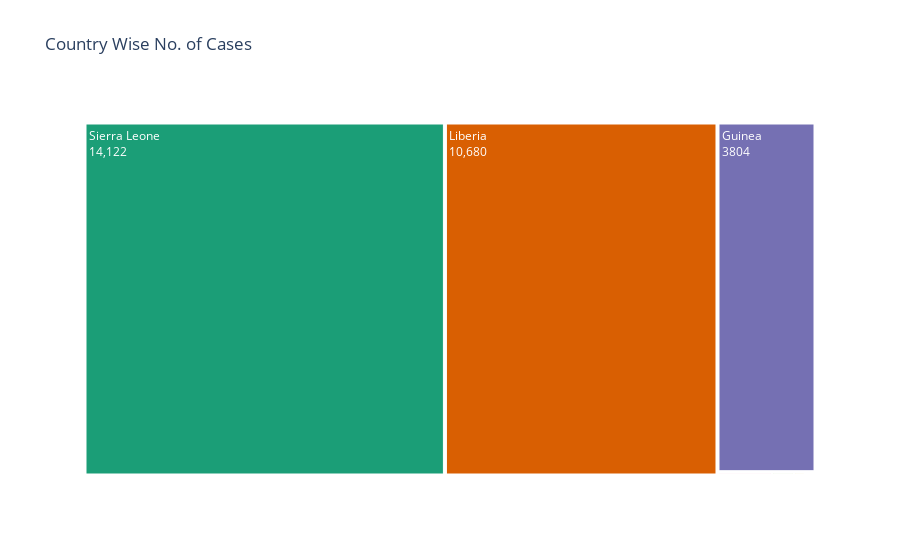

Write notebook code for a chart like this one.
### Code cell
plot_treemap(e_lat, 'Country', 'Cases')

### Figure 1 — Plotly figure (JSON) as saved in the notebook; plotly's stock layout.template omitted (floating-point values rounded to 4 significant figures)
{"data": [{"branchvalues": "total", "domain": {"x": [0, 1], "y": [0, 1]}, "hoverlabel": {"namelength": 0}, "hovertemplate": "labels=%{label}<br>Cases=%{value}<br>parent=%{parent}<br>id=%{id}", "ids": ["Guinea", "Italy", "Liberia", "Mali", "Nigeria", "Senegal", "Sierra Leone", "Spain", "United Kingdom", "United States of America"], "labels": ["Guinea", "Italy", "Liberia", "Mali", "Nigeria", "Senegal", "Sierra Leone", "Spain", "United Kingdom", "United States of America"], "name": "", "parents": ["", "", "", "", "", "", "", "", "", ""], "textinfo": "label+text+value", "type": "treemap", "values": [3804, 1, 10680, 8, 20, 1, 14122, 1, 1, 4]}], "layout": {"legend": {"tracegroupgap": 0}, "title": {"text": "Country Wise No. of Cases"}, "treemapcolorway": ["rgb(27,158,119)", "rgb(217,95,2)", "rgb(117,112,179)", "rgb(231,41,138)", "rgb(102,166,30)", "rgb(230,171,2)", "rgb(166,118,29)", "rgb(102,102,102)"]}}
